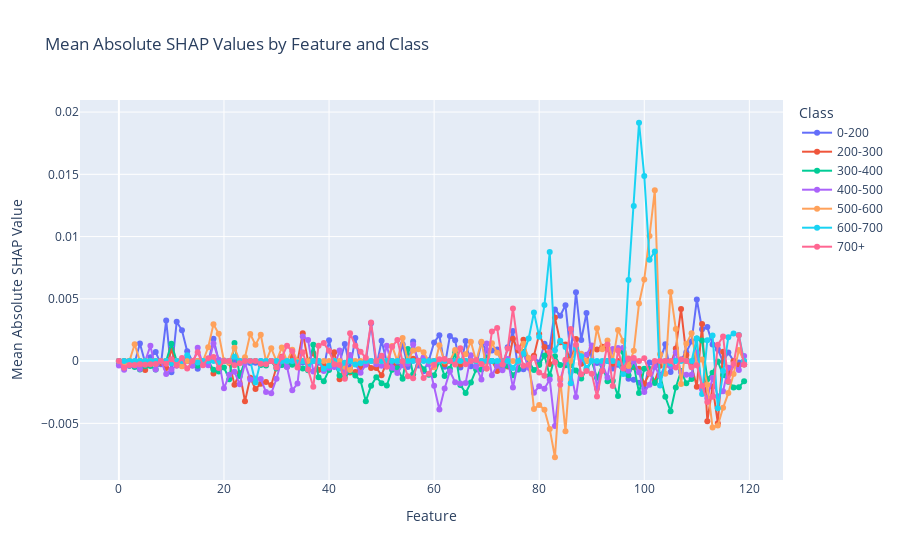

Here is the notebook cell this chart was saved with:
### Code cell
import numpy as np
import pandas as pd
import plotly.express as px

# Aggregate the mean absolute SHAP values over the 50 samples.
# This gives a (120, 7) matrix: one mean value per feature per class.
mean_abs_shap = np.mean(np.abs(shap_values), axis=0)  # shape: (120, 7)
mean_abs_shap = np.mean(shap_values, axis=0)  # shape: (120, 7)

num_features = mean_abs_shap.shape[0]  # Should be 120
num_classes = mean_abs_shap.shape[1]   # Should be 7

# Check that classification_labels has the expected length.
if len(classification_labels) != num_classes:
    print("Warning: classification_labels length does not match number of classes. Using fallback names.")
    class_names = [f"Class {i}" for i in range(num_classes)]
else:
    class_names = classification_labels

# Prepare data for plotting: use numeric feature indices for a continuous x-axis.
data = []
for feature_idx in range(num_features):
    for class_idx in range(num_classes):
        data.append({
            "Feature": feature_idx,  # numeric x-axis value
            "Mean Absolute SHAP Value": mean_abs_shap[feature_idx, class_idx],
            "Class": class_names[class_idx]
        })

df_shap = pd.DataFrame(data)

# Create a line plot with Plotly Express for a continuous x-axis.
fig = px.line(df_shap, 
              x="Feature", 
              y="Mean Absolute SHAP Value", 
              color="Class", 
              markers=True,
              title="Mean Absolute SHAP Values by Feature and Class")

fig.show()
